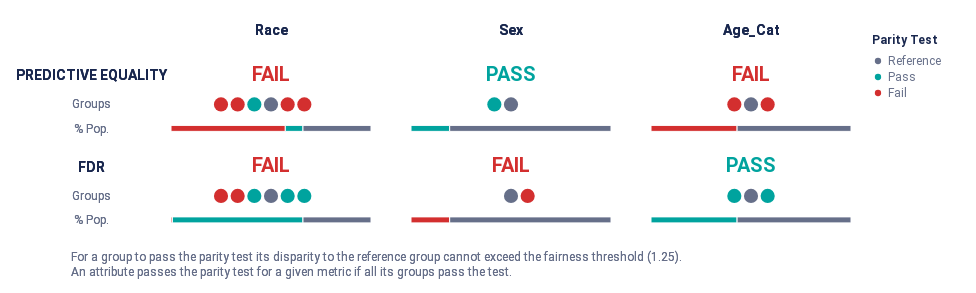

Source (notebook cell):
### Code cell
audit.summary_plot(metrics=metrics, fairness_threshold=disparity_tolerance)

### Figure 1 — Vega-Lite specification as saved in the notebook (floating-point values rounded to 4 significant figures)
{"config": {"view": {"continuousWidth": 300, "continuousHeight": 300, "strokeWidth": 0}, "legend": {"labelColor": "rgb(102, 111, 137)", "labelFont": "Roboto, Arial, sans-serif", "labelFontSize": 12, "rowPadding": 4, "symbolSize": 40, "titleBaseline": "top", "titleColor": "rgb(25, 39, 78)", "titleFont": "Roboto, Arial, sans-serif", "titleFontSize": 12, "titleFontWeight": "bold", "titlePadding": 8}}, "vconcat": [{"hconcat": [{"vconcat": [{"mark": {"type": "text", "align": "center", "baseline": "middle", "color": "rgb(25, 39, 78)", "font": "Roboto, Arial, sans-serif", "fontWeight": "bold", "size": 14}, "encoding": {"text": {"value": ""}}, "height": 32.25, "width": 80.0}, {"layer": [{"mark": {"type": "text", "align": "center", "baseline": "middle", "color": "rgb(25, 39, 78)", "font": "Roboto, Arial, sans-serif", "fontWeight": "bold", "size": 14}, "encoding": {"text": {"value": "PREDICTIVE EQUALITY"}, "y": {"axis": {"domain": false, "grid": false, "labels": false, "ticks": false, "title": null}, "field": "y_position", "scale": {"domain": [3, 1]}, "type": "quantitative"}}, "transform": [{"calculate": "1.2", "as": "y_position"}]}, {"mark": {"type": "text", "align": "center", "baseline": "middle", "color": "rgb(102, 111, 137)", "font": "Roboto, Arial, sans-serif", "size": 12}, "encoding": {"text": {"value": "Groups"}, "y": {"axis": {"domain": false, "grid": false, "labels": false, "ticks": false, "title": null}, "field": "y_position", "scale": {"domain": [3, 1]}, "type": "quantitative"}}, "transform": [{"calculate": "2", "as": "y_position"}]}, {"mark": {"type": "text", "align": "center", "baseline": "middle", "color": "rgb(102, 111, 137)", "font": "Roboto, Arial, sans-serif", "size": 12}, "encoding": {"text": {"value": "% Pop."}, "y": {"axis": {"domain": false, "grid": false, "labels": false, "ticks": false, "title": null}, "field": "y_position", "scale": {"domain": [3, 1]}, "type": "quantitative"}}, "transform": [{"calculate": "2.7", "as": "y_position"}]}], "height": 69.88, "width": 80.0}, {"layer": [{"mark": {"type": "text", "align": "center", "baseline": "middle", "color": "rgb(25, 39, 78)", "font": "Roboto, Arial, sans-serif", "fontWeight": "bold", "size": 14}, "encoding": {"text": {"value": "FDR"}, "y": {"axis": {"domain": false, "grid": false, "labels": false, "ticks": false, "title": null}, "field": "y_position", "scale": {"domain": [3, 1]}, "type": "quantitative"}}, "transform": [{"calculate": "1.2", "as": "y_position"}]}, {"mark": {"type": "text", "align": "center", "baseline": "middle", "color": "rgb(102, 111, 137)", "font": "Roboto, Arial, sans-serif", "size": 12}, "encoding": {"text": {"value": "Groups"}, "y": {"axis": {"domain": false, "grid": false, "labels": false, "ticks": false, "title": null}, "field": "y_position", "scale": {"domain": [3, 1]}, "type": "quantitative"}}, "transform": [{"calculate": "2", "as": "y_position"}]}, {"mark": {"type": "text", "align": "center", "baseline": "middle", "color": "rgb(102, 111, 137)", "font": "Roboto, Arial, sans-serif", "size": 12}, "encoding": {"text": {"value": "% Pop."}, "y": {"axis": {"domain": false, "grid": false, "labels": false, "ticks": false, "title": null}, "field": "y_position", "scale": {"domain": [3, 1]}, "type": "quantitative"}}, "transform": [{"calculate": "2.7", "as": "y_position"}]}], "height": 69.88, "width": 80.0}], "bounds": "flush", "data": {"name": "data-de84bc8c822dac0bd3b12b0342548471"}, "spacing": 21.5}, {"hconcat": [{"vconcat": [{"data": {"name": "data-de84bc8c822dac0bd3b12b0342548471"}, "mark": {"type": "text", "align": "center", "baseline": "middle", "color": "rgb(25, 39, 78)", "font": "Roboto, Arial, sans-serif", "fontWeight": "bold", "size": 14}, "encoding": {"text": {"value": "Race"}}, "height": 32.25, "width": 200.0}, {"layer": [{"data": {"name": "data-78651e6cada553b412db642131edf322"}, "mark": {"type": "text", "align": "center", "baseline": "middle", "font": "Roboto, Arial, sans-serif", "fontWeight": "bold", "size": 20}, "encoding": {"color": {"field": "parity_result", "legend": {"offset": 0, "padding": 20, "title": "Parity Test"}, "scale": {"domain": ["Reference", "Pass", "Fail"], "range": ["rgb(102, 111, 137)", "rgb(0, 163, 158)", "rgb(211, 47, 47)"]}, "type": "ordinal"}, "text": {"value": "FAIL"}, "y": {"axis": {"domain": false, "grid": false, "labels": false, "ticks": false, "title": null}, "field": "y_position", "scale": {"domain": [3, 1]}, "type": "quantitative"}}, "transform": [{"calculate": "1", "as": "y_position"}]}, {"data": {"name": "data-c04b80618ba9e94936b84f6edc4e0ecd"}, "mark": {"type": "bar", "size": 6, "stroke": "white"}, "encoding": {"color": {"field": "fpr_parity_result", "legend": null, "scale": {"domain": ["Reference", "Pass", "Fail"], "range": ["rgb(102, 111, 137)", "rgb(0, 163, 158)", "rgb(211, 47, 47)"]}, "type": "ordinal"}, "tooltip": [{"field": "fpr_parity_result", "title": "Parity", "type": "nominal"}, {"field": "tooltip_group_size", "title": "Size", "type": "nominal"}, {"field": "tooltip_groups_name_size", "title": "Groups", "type": "nominal"}], "x": {"aggregate": "sum", "axis": {"domain": false, "grid": false, "labels": false, "ticks": false, "title": null}, "field": "group_size", "stack": "normalize", "type": "quantitative"}, "y": {"axis": {"domain": false, "grid": false, "labels": false, "ticks": false, "title": null}, "field": "y_position", "scale": {"domain": [3, 1]}, "type": "quantitative"}}, "transform": [{"calculate": "2.8", "as": "y_position"}]}, {"data": {"name": "data-effa1e8e84cd3d1801b89ef58427a533"}, "mark": {"type": "circle", "opacity": 1}, "encoding": {"color": {"field": "fpr_parity_result", "legend": null, "scale": {"domain": ["Reference", "Pass", "Fail"], "range": ["rgb(102, 111, 137)", "rgb(0, 163, 158)", "rgb(211, 47, 47)"]}, "type": "ordinal"}, "size": {"value": 200}, "tooltip": [{"field": "attribute_value", "title": "Group", "type": "nominal"}, {"field": "tooltip_group_size", "title": "Group Size", "type": "nominal"}, {"field": "tooltip_parity_test_explanation_fpr", "title": "Parity Test", "type": "nominal"}, {"field": "tooltip_disparity_explanation_fpr", "title": "Disparity", "type": "nominal"}, {"field": "fpr", "format": ".2f", "title": "FPR", "type": "quantitative"}], "x": {"axis": {"domain": false, "grid": false, "labels": false, "ticks": false, "title": null}, "field": "fpr_disparity_rank", "scale": {"domain": [-6, 6], "nice": false}, "type": "quantitative"}, "y": {"axis": {"domain": false, "grid": false, "labels": false, "ticks": false, "title": null}, "field": "y_position", "scale": {"domain": [3, 1]}, "type": "quantitative"}}, "transform": [{"calculate": "2", "as": "y_position"}]}], "height": 69.88, "resolve": {"scale": {"x": "independent"}}, "width": 200.0}, {"layer": [{"data": {"name": "data-78651e6cada553b412db642131edf322"}, "mark": {"type": "text", "align": "center", "baseline": "middle", "font": "Roboto, Arial, sans-serif", "fontWeight": "bold", "size": 20}, "encoding": {"color": {"field": "parity_result", "legend": {"offset": 0, "padding": 20, "title": "Parity Test"}, "scale": {"domain": ["Reference", "Pass", "Fail"], "range": ["rgb(102, 111, 137)", "rgb(0, 163, 158)", "rgb(211, 47, 47)"]}, "type": "ordinal"}, "text": {"value": "FAIL"}, "y": {"axis": {"domain": false, "grid": false, "labels": false, "ticks": false, "title": null}, "field": "y_position", "scale": {"domain": [3, 1]}, "type": "quantitative"}}, "transform": [{"calculate": "1", "as": "y_position"}]}, {"data": {"name": "data-acd34737adcea6c51451f724b851a6f1"}, "mark": {"type": "bar", "size": 6, "stroke": "white"}, "encoding": {"color": {"field": "fdr_parity_result", "legend": null, "scale": {"domain": ["Reference", "Pass", "Fail"], "range": ["rgb(102, 111, 137)", "rgb(0, 163, 158)", "rgb(211, 47, 47)"]}, "type": "ordinal"}, "tooltip": [{"field": "fdr_parity_result", "title": "Parity", "type": "nominal"}, {"field": "tooltip_group_size", "title": "Size", "type": "nominal"}, {"field": "tooltip_groups_name_size", "title": "Groups", "type": "nominal"}], "x": {"aggregate": "sum", "axis": {"domain": false, "grid": false, "labels": false, "ticks": false, "title": null}, "field": "group_size", "stack": "normalize", "type": "quantitative"}, "y": {"axis": {"domain": false, "grid": false, "labels": false, "ticks": false, "title": null}, "field": "y_position", "scale": {"domain": [3, 1]}, "type": "quantitative"}}, "transform": [{"calculate": "2.8", "as": "y_position"}]}, {"data": {"name": "data-effa1e8e84cd3d1801b89ef58427a533"}, "mark": {"type": "circle", "opacity": 1}, "encoding": {"color": {"field": "fdr_parity_result", "legend": null, "scale": {"domain": ["Reference", "Pass", "Fail"], "range": ["rgb(102, 111, 137)", "rgb(0, 163, 158)", "rgb(211, 47, 47)"]}, "type": "ordinal"}, "size": {"value": 200}, "tooltip": [{"field": "attribute_value", "title": "Group", "type": "nominal"}, {"field": "tooltip_group_size", "title": "Group Size", "type": "nominal"}, {"field": "tooltip_parity_test_explanation_fdr", "title": "Parity Test", "type": "nominal"}, {"field": "tooltip_disparity_explanation_fdr", "title": "Disparity", "type": "nominal"}, {"field": "fdr", "format": ".2f", "title": "FDR", "type": "quantitative"}], "x": {"axis": {"domain": false, "grid": false, "labels": false, "ticks": false, "title": null}, "field": "fdr_disparity_rank", "scale": {"domain": [-6, 6], "nice": false}, "type": "quantitative"}, "y": {"axis": {"domain": false, "grid": false, "labels": false, "ticks": false, "title": null}, "field": "y_position", "scale": {"domain": [3, 1]}, "type": "quantitative"}}, "transform": [{"calculate": "2", "as": "y_position"}]}], "height": 69.88, "resolve": {"scale": {"x": "independent"}}, "width": 200.0}], "bounds": "flush", "spacing": 21.5}, {"vconcat": [{"data": {"name": "data-de84bc8c822dac0bd3b12b0342548471"}, "mark": {"type": "text", "align": "center", "baseline": "middle", "color": "rgb(25, 39, 78)", "font": "Roboto, Arial, sans-serif", "fontWeight": "bold", "size": 14}, "encoding": {"text": {"value": "Sex"}}, "height": 32.25, "width": 200.0}, {"layer": [{"data": {"name": "data-9bcb10b75dc494b69ff88af9b90db2a8"}, "mark": {"type": "text", "align": "center", "baseline": "middle", "font": "Roboto, Arial, sans-serif", "fontWeight": "bold", "size": 20}, "encoding": {"color": {"field": "parity_result", "legend": {"offset": 0, "padding": 20, "title": "Parity Test"}, "scale": {"domain": ["Reference", "Pass", "Fail"], "range": ["rgb(102, 111, 137)", "rgb(0, 163, 158)", "rgb(211, 47, 47)"]}, "type": "ordinal"}, "text": {"value": "PASS"}, "y": {"axis": {"domain": false, "grid": false, "labels": false, "ticks": false, "title": null}, "field": "y_position", "scale": {"domain": [3, 1]}, "type": "quantitative"}}, "transform": [{"calculate": "1", "as": "y_position"}]}, {"data": {"name": "data-7b47e5e2b92f49c104105f1e0fc09737"}, "mark": {"type": "bar", "size": 6, "stroke": "white"}, "encoding": {"color": {"field": "fpr_parity_result", "legend": null, "scale": {"domain": ["Reference", "Pass", "Fail"], "range": ["rgb(102, 111, 137)", "rgb(0, 163, 158)", "rgb(211, 47, 47)"]}, "type": "ordinal"}, "tooltip": [{"field": "fpr_parity_result", "title": "Parity", "type": "nominal"}, {"field": "tooltip_group_size", "title": "Size", "type": "nominal"}, {"field": "tooltip_groups_name_size", "title": "Groups", "type": "nominal"}], "x": {"aggregate": "sum", "axis": {"domain": false, "grid": false, "labels": false, "ticks": false, "title": null}, "field": "group_size", "stack": "normalize", "type": "quantitative"}, "y": {"axis": {"domain": false, "grid": false, "labels": false, "ticks": false, "title": null}, "field": "y_position", "scale": {"domain": [3, 1]}, "type": "quantitative"}}, "transform": [{"calculate": "2.8", "as": "y_position"}]}, {"data": {"name": "data-4d6c69c7055c82b5de8699d88d5cd1c8"}, "mark": {"type": "circle", "opacity": 1}, "encoding": {"color": {"field": "fpr_parity_result", "legend": null, "scale": {"domain": ["Reference", "Pass", "Fail"], "range": ["rgb(102, 111, 137)", "rgb(0, 163, 158)", "rgb(211, 47, 47)"]}, "type": "ordinal"}, "size": {"value": 200}, "tooltip": [{"field": "attribute_value", "title": "Group", "type": "nominal"}, {"field": "tooltip_group_size", "title": "Group Size", "type": "nominal"}, {"field": "tooltip_parity_test_explanation_fpr", "title": "Parity Test", "type": "nominal"}, {"field": "tooltip_disparity_explanation_fpr", "title": "Disparity", "type": "nominal"}, {"field": "fpr", "format": ".2f", "title": "FPR", "type": "quantitative"}], "x": {"axis": {"domain": false, "grid": false, "labels": false, "ticks": false, "title": null}, "field": "fpr_disparity_rank", "scale": {"domain": [-6, 6], "nice": false}, "type": "quantitative"}, "y": {"axis": {"domain": false, "grid": false, "labels": false, "ticks": false, "title": null}, "field": "y_position", "scale": {"domain": [3, 1]}, "type": "quantitative"}}, "transform": [{"calculate": "2", "as": "y_position"}]}], "height": 69.88, "resolve": {"scale": {"x": "independent"}}, "width": 200.0}, {"layer": [{"data": {"name": "data-78651e6cada553b412db642131edf322"}, "mark": {"type": "text", "align": "center", "baseline": "middle", "font": "Roboto, Arial, sans-serif", "fontWeight": "bold", "size": 20}, "encoding": {"color": {"field": "parity_result", "legend": {"offset": 0, "padding": 20, "title": "Parity Test"}, "scale": {"domain": ["Reference", "Pass", "Fail"], "range": ["rgb(102, 111, 137)", "rgb(0, 163, 158)", "rgb(211, 47, 47)"]}, "type": "ordinal"}, "text": {"value": "FAIL"}, "y": {"axis": {"domain": false, "grid": false, "labels": false, "ticks": false, "title": null}, "field": "y_position", "scale": {"domain": [3, 1]}, "type": "quantitative"}}, "transform": [{"calculate": "1", "as": "y_position"}]}, {"data": {"name": "data-b249c1ad7737c88e7fb50967d82fe698"}, "mark": {"type": "bar", "size": 6, "stroke": "white"}, "encoding": {"color": {"field": "fdr_parity_result", "legend": null, "scale": {"domain": ["Reference", "Pass", "Fail"], "range": ["rgb(102, 111, 137)", "rgb(0, 163, 158)", "rgb(211, 47, 47)"]}, "type": "ordinal"}, "tooltip": [{"field": "fdr_parity_result", "title": "Parity", "type": "nominal"}, {"field": "tooltip_group_size", "title": "Size", "type": "nominal"}, {"field": "tooltip_groups_name_size", "title": "Groups", "type": "nominal"}], "x": {"aggregate": "sum", "axis": {"domain": false, "grid": false, "labels": false, "ticks": false, "title": null}, "field": "group_size", "stack": "normalize", "type": "quantitative"}, "y": {"axis": {"domain": false, "grid": false, "labels": false, "ticks": false, "title": null}, "field": "y_position", "scale": {"domain": [3, 1]}, "type": "quantitative"}}, "transform": [{"calculate": "2.8", "as": "y_position"}]}, {"data": {"name": "data-4d6c69c7055c82b5de8699d88d5cd1c8"}, "mark": {"type": "circle", "opacity": 1}, "encoding": {"color": {"field": "fdr_parity_result", "legend": null, "scale": {"domain": ["Reference", "Pass", "Fail"], "range": ["rgb(102, 111, 137)", "rgb(0, 163, 158)", "rgb(211, 47, 47)"]}, "type": "ordinal"}, "size": {"value": 200}, "tooltip": [{"field": "attribute_value", "title": "Group", "type": "nominal"}, {"field": "tooltip_group_size", "title": "Group Size", "type": "nominal"}, {"field": "tooltip_parity_test_explanation_fdr", "title": "Parity Test", "type": "nominal"}, {"field": "tooltip_disparity_explanation_fdr", "title": "Disparity", "type": "nominal"}, {"field": "fdr", "format": ".2f", "title": "FDR", "type": "quantitative"}], "x": {"axis": {"domain": false, "grid": false, "labels": false, "ticks": false, "title": null}, "field": "fdr_disparity_rank", "scale": {"domain": [-6, 6], "nice": false}, "type": "quantitative"}, "y": {"axis": {"domain": false, "grid": false, "labels": false, "ticks": false, "title": null}, "field": "y_position", "scale": {"domain": [3, 1]}, "type": "quantitative"}}, "transform": [{"calculate": "2", "as": "y_position"}]}], "height": 69.88, "resolve": {"scale": {"x": "independent"}}, "width": 200.0}], "bounds": "flush", "spacing": 21.5}, {"vconcat": [{"data": {"name": "data-de84bc8c822dac0bd3b12b0342548471"}, "mark": {"type": "text", "align": "center", "baseline": "middle", "color": "rgb(25, 39, 78)", "font": "Roboto, Arial, sans-serif", "fontWeight": "bold", "size": 14}, "encoding": {"text": {"value": "Age_Cat"}}, "height": 32.25, "width": 200.0}, {"layer": [{"data": {"name": "data-78651e6cada553b412db642131edf322"}, "mark": {"type": "text", "align": "center", "baseline": "middle", "font": "Roboto, Arial, sans-serif", "fontWeight": "bold", "size": 20}, "encoding": {"color": {"field": "parity_result", "legend": {"offset": 0, "padding": 20, "title": "Parity Test"}, "scale": {"domain": ["Reference", "Pass", "Fail"], "range": ["rgb(102, 111, 137)", "rgb(0, 163, 158)", "rgb(211, 47, 47)"]}, "type": "ordinal"}, "text": {"value": "FAIL"}, "y": {"axis": {"domain": false, "grid": false, "labels": false, "ticks": false, "title": null}, "field": "y_position", "scale": {"domain": [3, 1]}, "type": "quantitative"}}, "transform": [{"calculate": "1", "as": "y_position"}]}, {"data": {"name": "data-db2c2ffc5bd54e1478899b3091e0a734"}, "mark": {"type": "bar", "size": 6, "stroke": "white"}, "encoding": {"color": {"field": "fpr_parity_result", "legend": null, "scale": {"domain": ["Reference", "Pass", "Fail"], "range": ["rgb(102, 111, 137)", "rgb(0, 163, 158)", "rgb(211, 47, 47)"]}, "type": "ordinal"}, "tooltip": [{"field": "fpr_parity_result", "title": "Parity", "type": "nominal"}, {"field": "tooltip_group_size", "title": "Size", "type": "nominal"}, {"field": "tooltip_groups_name_size", "title": "Groups", "type": "nominal"}], "x": {"aggregate": "sum", "axis": {"domain": false, "grid": false, "labels": false, "ticks": false, "title": null}, "field": "group_size", "stack": "normalize", "type": "quantitative"}, "y": {"axis": {"domain": false, "grid": false, "labels": false, "ticks": false, "title": null}, "field": "y_position", "scale": {"domain": [3, 1]}, "type": "quantitative"}}, "transform": [{"calculate": "2.8", "as": "y_position"}]}, {"data": {"name": "data-2d488c32856b997db6d857c805ac5a0e"}, "mark": {"type": "circle", "opacity": 1}, "encoding": {"color": {"field": "fpr_parity_result", "legend": null, "scale": {"domain": ["Reference", "Pass", "Fail"], "range": ["rgb(102, 111, 137)", "rgb(0, 163, 158)", "rgb(211, 47, 47)"]}, "type": "ordinal"}, "size": {"value": 200}, "tooltip": [{"field": "attribute_value", "title": "Group", "type": "nominal"}, {"field": "tooltip_group_size", "title": "Group Size", "type": "nominal"}, {"field": "tooltip_parity_test_explanation_fpr", "title": "Parity Test", "type": "nominal"}, {"field": "tooltip_disparity_explanation_fpr", "title": "Disparity", "type": "nominal"}, {"field": "fpr", "format": ".2f", "title": "FPR", "type": "quantitative"}], "x": {"axis": {"domain": false, "grid": false, "labels": false, "ticks": false, "title": null}, "field": "fpr_disparity_rank", "scale": {"domain": [-6, 6], "nice": false}, "type": "quantitative"}, "y": {"axis": {"domain": false, "grid": false, "labels": false, "ticks": false, "title": null}, "field": "y_position", "scale": {"domain": [3, 1]}, "type": "quantitative"}}, "transform": [{"calculate": "2", "as": "y_position"}]}], "height": 69.88, "resolve": {"scale": {"x": "independent"}}, "width": 200.0}, {"layer": [{"data": {"name": "data-9bcb10b75dc494b69ff88af9b90db2a8"}, "mark": {"type": "text", "align": "center", "baseline": "middle", "font": "Roboto, Arial, sans-serif", "fontWeight": "bold", "size": 20}, "encoding": {"color": {"field": "parity_result", "legend": {"offset": 0, "padding": 20, "title": "Parity Test"}, "scale": {"domain": ["Reference", "Pass", "Fail"], "range": ["rgb(102, 111, 137)", "rgb(0, 163, 158)", "rgb(211, 47, 47)"]}, "type": "ordinal"}, "text": {"value": "PASS"}, "y": {"axis": {"domain": false, "grid": false, "labels": false, "ticks": false, "title": null}, "field": "y_position", "scale": {"domain": [3, 1]}, "type": "quantitative"}}, "transform": [{"calculate": "1", "as": "y_position"}]}, {"data": {"name": "data-563cecf5180210110a42852258fdaa3d"}, "mark": {"type": "bar", "size": 6, "stroke": "white"}, "encoding": {"color": {"field": "fdr_parity_result", "legend": null, "scale": {"domain": ["Reference", "Pass", "Fail"], "range": ["rgb(102, 111, 137)", "rgb(0, 163, 158)", "rgb(211, 47, 47)"]}, "type": "ordinal"}, "tooltip": [{"field": "fdr_parity_result", "title": "Parity", "type": "nominal"}, {"field": "tooltip_group_size", "title": "Size", "type": "nominal"}, {"field": "tooltip_groups_name_size", "title": "Groups", "type": "nominal"}], "x": {"aggregate": "sum", "axis": {"domain": false, "grid": false, "labels": false, "ticks": false, "title": null}, "field": "group_size", "stack": "normalize", "type": "quantitative"}, "y": {"axis": {"domain": false, "grid": false, "labels": false, "ticks": false, "title": null}, "field": "y_position", "scale": {"domain": [3, 1]}, "type": "quantitative"}}, "transform": [{"calculate": "2.8", "as": "y_position"}]}, {"data": {"name": "data-2d488c32856b997db6d857c805ac5a0e"}, "mark": {"type": "circle", "opacity": 1}, "encoding": {"color": {"field": "fdr_parity_result", "legend": null, "scale": {"domain": ["Reference", "Pass", "Fail"], "range": ["rgb(102, 111, 137)", "rgb(0, 163, 158)", "rgb(211, 47, 47)"]}, "type": "ordinal"}, "size": {"value": 200}, "tooltip": [{"field": "attribute_value", "title": "Group", "type": "nominal"}, {"field": "tooltip_group_size", "title": "Group Size", "type": "nominal"}, {"field": "tooltip_parity_test_explanation_fdr", "title": "Parity Test", "type": "nominal"}, {"field": "tooltip_disparity_explanation_fdr", "title": "Disparity", "type": "nominal"}, {"field": "fdr", "format": ".2f", "title": "FDR", "type": "quantitative"}], "x": {"axis": {"domain": false, "grid": false, "labels": false, "ticks": false, "title": null}, "field": "fdr_disparity_rank", "scale": {"domain": [-6, 6], "nice": false}, "type": "quantitative"}, "y": {"axis": {"domain": false, "grid": false, "labels": false, "ticks": false, "title": null}, "field": "y_position", "scale": {"domain": [3, 1]}, "type": "quantitative"}}, "transform": [{"calculate": "2", "as": "y_position"}]}], "height": 69.88, "resolve": {"scale": {"x": "independent"}}, "width": 200.0}], "bounds": "flush", "spacing": 21.5}], "bounds": "flush", "spacing": 240.0}], "bounds": "flush", "spacing": 120.0}, {"layer": [{"mark": {"type": "text", "align": "left", "baseline": "top", "fill": "rgb(102, 111, 137)", "font": "Roboto, Arial, sans-serif", "fontSize": 12, "fontWeight": "normal"}, "encoding": {"text": {"value": "For a group to pass the parity test its disparity to the reference group cannot exceed the fairness threshold (1.25)."}, "x": {"value": 20.0}, "y": {"value": 0}}}, {"mark": {"type": "text", "align": "left", "baseline": "top", "fill": "rgb(102, 111, 137)", "font": "Roboto, Arial, sans-serif", "fontSize": 12, "fontWeight": "normal"}, "encoding": {"text": {"value": "An attribute passes the parity test for a given metric if all its groups pass the test."}, "x": {"value": 20.0}, "y": {"value": 15.0}}}], "data": {"name": "data-de84bc8c822dac0bd3b12b0342548471"}}], "padding": 15, "usermeta": {"embedOptions": {"scaleFactor": 5, "downloadFileName": "summary_chart"}}, "$schema": "https://vega.github.io/schema/vega-lite/v5.20.1.json", "datasets": {"data-de84bc8c822dac0bd3b12b0342548471": [{"a": 1, "b": 0}, {"a": 1, "b": 0}], "data-78651e6cada553b412db642131edf322": [{"parity_result": "Fail"}], "data-c04b80618ba9e94936b84f6edc4e0ecd": [{"fpr_parity_result": "Fail", "attribute_name": "race", "total_entities": 7214, "group_size": 4123, "tooltip_groups_name_size": "African-American (3,696), Asian (32), Native American (18), Other (377)", "tooltip_group_size": "4,123 (57.15%)"}, {"fpr_parity_result": "Pass", "attribute_name": "race", "total_entities": 7214, "group_size": 637, "tooltip_groups_name_size": "Hispanic (637)", "tooltip_group_size": "637 (8.83%)"}, {"fpr_parity_result": "Reference", "attribute_name": "race", "total_entities": 7214, "group_size": 2454, "tooltip_groups_name_size": "Caucasian (2,454)", "tooltip_group_size": "2,454 (34.02%)"}], "data-effa1e8e84cd3d1801b89ef58427a533": [{"attribute_name": "race", "attribute_value": "African-American", "group_size": 3696, "total_entities": 7214, "ref_group_value": "Caucasian", "fpr": 0.4485, "fdr": 0.3703, "fpr_disparity": 1.912, "fdr_disparity": 0.9061, "fpr_disparity_scaled": 0.9121, "fpr_parity_result": "Fail", "tooltip_parity_test_explanation_fpr": "Fail. Above fairness threshold of 1.25", "tooltip_disparity_explanation_fpr": "1.91 times larger FPR than the reference group", "tooltip_group_size": "3,696 (51.23%)", "fpr_disparity_rank": 2.0, "group_size_formatted": "3,696", "tooltip_groups_name_size": "African-American (3,696)", "fdr_disparity_scaled": -0.1036, "fdr_parity_result": "Pass", "tooltip_parity_test_explanation_fdr": "Pass. Below fairness threshold of 1.25", "tooltip_disparity_explanation_fdr": "1.10 times smaller FDR than the reference group", "fdr_disparity_rank": -1.0}, {"attribute_name": "race", "attribute_value": "Asian", "group_size": 32, "total_entities": 7214, "ref_group_value": "Caucasian", "fpr": 0.08696, "fdr": 0.25, "fpr_disparity": 0.3707, "fdr_disparity": 0.6117, "fpr_disparity_scaled": -1.697, "fpr_parity_result": "Fail", "tooltip_parity_test_explanation_fpr": "Fail. Above fairness threshold of 1.25", "tooltip_disparity_explanation_fpr": "2.70 times smaller FPR than the reference group", "tooltip_group_size": "32 (0.44%)", "fpr_disparity_rank": -3.0, "group_size_formatted": "32", "tooltip_groups_name_size": "Asian (32)", "fdr_disparity_scaled": -0.6347, "fdr_parity_result": "Fail", "tooltip_parity_test_explanation_fdr": "Fail. Above fairness threshold of 1.25", "tooltip_disparity_explanation_fdr": "1.63 times smaller FDR than the reference group", "fdr_disparity_rank": -3.0}, {"attribute_name": "race", "attribute_value": "Caucasian", "group_size": 2454, "total_entities": 7214, "ref_group_value": "Caucasian", "fpr": 0.2345, "fdr": 0.4087, "fpr_disparity": 1.0, "fdr_disparity": 1.0, "fpr_disparity_scaled": 0.0, "fpr_parity_result": "Reference", "tooltip_parity_test_explanation_fpr": "Reference group", "tooltip_disparity_explanation_fpr": "Reference group", "tooltip_group_size": "2,454 (34.02%)", "fpr_disparity_rank": 0.0, "group_size_formatted": "2,454", "tooltip_groups_name_size": "Caucasian (2,454)", "fdr_disparity_scaled": 0.0, "fdr_parity_result": "Reference", "tooltip_parity_test_explanation_fdr": "Reference group", "tooltip_disparity_explanation_fdr": "Reference group", "fdr_disparity_rank": 0.0}, {"attribute_name": "race", "attribute_value": "Hispanic", "group_size": 637, "total_entities": 7214, "ref_group_value": "Caucasian", "fpr": 0.2148, "fdr": 0.4579, "fpr_disparity": 0.9159, "fdr_disparity": 1.12, "fpr_disparity_scaled": -0.09184, "fpr_parity_result": "Pass", "tooltip_parity_test_explanation_fpr": "Pass. Below fairness threshold of 1.25", "tooltip_disparity_explanation_fpr": "1.09 times smaller FPR than the reference group", "tooltip_group_size": "637 (8.83%)", "fpr_disparity_rank": -1.0, "group_size_formatted": "637", "tooltip_groups_name_size": "Hispanic (637)", "fdr_disparity_scaled": 0.1205, "fdr_parity_result": "Pass", "tooltip_parity_test_explanation_fdr": "Pass. Below fairness threshold of 1.25", "tooltip_disparity_explanation_fdr": "1.12 times larger FDR than the reference group", "fdr_disparity_rank": 2.0}, {"attribute_name": "race", "attribute_value": "Native American", "group_size": 18, "total_entities": 7214, "ref_group_value": "Caucasian", "fpr": 0.375, "fdr": 0.25, "fpr_disparity": 1.599, "fdr_disparity": 0.6117, "fpr_disparity_scaled": 0.5989, "fpr_parity_result": "Fail", "tooltip_parity_test_explanation_fpr": "Fail. Above fairness threshold of 1.25", "tooltip_disparity_explanation_fpr": "1.60 times larger FPR than the reference group", "tooltip_group_size": "18 (0.25%)", "fpr_disparity_rank": 1.0, "group_size_formatted": "18", "tooltip_groups_name_size": "Native American (18)", "fdr_disparity_scaled": -0.6347, "fdr_parity_result": "Fail", "tooltip_parity_test_explanation_fdr": "Fail. Above fairness threshold of 1.25", "tooltip_disparity_explanation_fdr": "1.63 times smaller FDR than the reference group", "fdr_disparity_rank": -2.0}, {"attribute_name": "race", "attribute_value": "Other", "group_size": 377, "total_entities": 7214, "ref_group_value": "Caucasian", "fpr": 0.1475, "fdr": 0.4557, "fpr_disparity": 0.6291, "fdr_disparity": 1.115, "fpr_disparity_scaled": -0.5897, "fpr_parity_result": "Fail", "tooltip_parity_test_explanation_fpr": "Fail. Above fairness threshold of 1.25", "tooltip_disparity_explanation_fpr": "1.59 times smaller FPR than the reference group", "tooltip_group_size": "377 (5.23%)", "fpr_disparity_rank": -2.0, "group_size_formatted": "377", "tooltip_groups_name_size": "Other (377)", "fdr_disparity_scaled": 0.1151, "fdr_parity_result": "Pass", "tooltip_parity_test_explanation_fdr": "Pass. Below fairness threshold of 1.25", "tooltip_disparity_explanation_fdr": "1.12 times larger FDR than the reference group", "fdr_disparity_rank": 1.0}], "data-acd34737adcea6c51451f724b851a6f1": [{"fdr_parity_result": "Fail", "attribute_name": "race", "total_entities": 7214, "group_size": 50, "tooltip_groups_name_size": "Asian (32), Native American (18)", "tooltip_group_size": "50 (0.69%)"}, {"fdr_parity_result": "Pass", "attribute_name": "race", "total_entities": 7214, "group_size": 4710, "tooltip_groups_name_size": "African-American (3,696), Hispanic (637), Other (377)", "tooltip_group_size": "4,710 (65.29%)"}, {"fdr_parity_result": "Reference", "attribute_name": "race", "total_entities": 7214, "group_size": 2454, "tooltip_groups_name_size": "Caucasian (2,454)", "tooltip_group_size": "2,454 (34.02%)"}], "data-9bcb10b75dc494b69ff88af9b90db2a8": [{"parity_result": "Pass"}], "data-7b47e5e2b92f49c104105f1e0fc09737": [{"fpr_parity_result": "Pass", "attribute_name": "sex", "total_entities": 7214, "group_size": 1395, "tooltip_groups_name_size": "Female (1,395)", "tooltip_group_size": "1,395 (19.34%)"}, {"fpr_parity_result": "Reference", "attribute_name": "sex", "total_entities": 7214, "group_size": 5819, "tooltip_groups_name_size": "Male (5,819)", "tooltip_group_size": "5,819 (80.66%)"}], "data-4d6c69c7055c82b5de8699d88d5cd1c8": [{"attribute_name": "sex", "attribute_value": "Female", "group_size": 1395, "total_entities": 7214, "ref_group_value": "Male", "fpr": 0.3211, "fdr": 0.4873, "fpr_disparity": 0.9903, "fdr_disparity": 1.336, "fpr_disparity_scaled": -0.009751, "fpr_parity_result": "Pass", "tooltip_parity_test_explanation_fpr": "Pass. Below fairness threshold of 1.25", "tooltip_disparity_explanation_fpr": "1.01 times smaller FPR than the reference group", "tooltip_group_size": "1,395 (19.34%)", "fpr_disparity_rank": -1.0, "group_size_formatted": "1,395", "tooltip_groups_name_size": "Female (1,395)", "fdr_disparity_scaled": 0.3364, "fdr_parity_result": "Fail", "tooltip_parity_test_explanation_fdr": "Fail. Above fairness threshold of 1.25", "tooltip_disparity_explanation_fdr": "1.34 times larger FDR than the reference group", "fdr_disparity_rank": 1.0}, {"attribute_name": "sex", "attribute_value": "Male", "group_size": 5819, "total_entities": 7214, "ref_group_value": "Male", "fpr": 0.3242, "fdr": 0.3646, "fpr_disparity": 1.0, "fdr_disparity": 1.0, "fpr_disparity_scaled": 0.0, "fpr_parity_result": "Reference", "tooltip_parity_test_explanation_fpr": "Reference group", "tooltip_disparity_explanation_fpr": "Reference group", "tooltip_group_size": "5,819 (80.66%)", "fpr_disparity_rank": 0.0, "group_size_formatted": "5,819", "tooltip_groups_name_size": "Male (5,819)", "fdr_disparity_scaled": 0.0, "fdr_parity_result": "Reference", "tooltip_parity_test_explanation_fdr": "Reference group", "tooltip_disparity_explanation_fdr": "Reference group", "fdr_disparity_rank": 0.0}], "data-b249c1ad7737c88e7fb50967d82fe698": [{"fdr_parity_result": "Fail", "attribute_name": "sex", "total_entities": 7214, "group_size": 1395, "tooltip_groups_name_size": "Female (1,395)", "tooltip_group_size": "1,395 (19.34%)"}, {"fdr_parity_result": "Reference", "attribute_name": "sex", "total_entities": 7214, "group_size": 5819, "tooltip_groups_name_size": "Male (5,819)", "tooltip_group_size": "5,819 (80.66%)"}], "data-db2c2ffc5bd54e1478899b3091e0a734": [{"fpr_parity_result": "Fail", "attribute_name": "age_cat", "total_entities": 7214, "group_size": 3105, "tooltip_groups_name_size": "Greater than 45 (1,576), Less than 25 (1,529)", "tooltip_group_size": "3,105 (43.04%)"}, {"fpr_parity_result": "Reference", "attribute_name": "age_cat", "total_entities": 7214, "group_size": 4109, "tooltip_groups_name_size": "25 - 45 (4,109)", "tooltip_group_size": "4,109 (56.96%)"}], "data-2d488c32856b997db6d857c805ac5a0e": [{"attribute_name": "age_cat", "attribute_value": "25 - 45", "group_size": 4109, "total_entities": 7214, "ref_group_value": "25 - 45", "fpr": 0.3338, "fdr": 0.3851, "fpr_disparity": 1.0, "fdr_disparity": 1.0, "fpr_disparity_scaled": 0.0, "fpr_parity_result": "Reference", "tooltip_parity_test_explanation_fpr": "Reference group", "tooltip_disparity_explanation_fpr": "Reference group", "tooltip_group_size": "4,109 (56.96%)", "fpr_disparity_rank": 0.0, "group_size_formatted": "4,109", "tooltip_groups_name_size": "25 - 45 (4,109)", "fdr_disparity_scaled": 0.0, "fdr_parity_result": "Reference", "tooltip_parity_test_explanation_fdr": "Reference group", "tooltip_disparity_explanation_fdr": "Reference group", "fdr_disparity_rank": 0.0}, {"attribute_name": "age_cat", "attribute_value": "Greater than 45", "group_size": 1576, "total_entities": 7214, "ref_group_value": "25 - 45", "fpr": 0.1679, "fdr": 0.4594, "fpr_disparity": 0.503, "fdr_disparity": 1.193, "fpr_disparity_scaled": -0.9879, "fpr_parity_result": "Fail", "tooltip_parity_test_explanation_fpr": "Fail. Above fairness threshold of 1.25", "tooltip_disparity_explanation_fpr": "1.99 times smaller FPR than the reference group", "tooltip_group_size": "1,576 (21.85%)", "fpr_disparity_rank": -1.0, "group_size_formatted": "1,576", "tooltip_groups_name_size": "Greater than 45 (1,576)", "fdr_disparity_scaled": 0.1928, "fdr_parity_result": "Pass", "tooltip_parity_test_explanation_fdr": "Pass. Below fairness threshold of 1.25", "tooltip_disparity_explanation_fdr": "1.19 times larger FDR than the reference group", "fdr_disparity_rank": 1.0}, {"attribute_name": "age_cat", "attribute_value": "Less than 25", "group_size": 1529, "total_entities": 7214, "ref_group_value": "25 - 45", "fpr": 0.5414, "fdr": 0.3604, "fpr_disparity": 1.622, "fdr_disparity": 0.9357, "fpr_disparity_scaled": 0.6219, "fpr_parity_result": "Fail", "tooltip_parity_test_explanation_fpr": "Fail. Above fairness threshold of 1.25", "tooltip_disparity_explanation_fpr": "1.62 times larger FPR than the reference group", "tooltip_group_size": "1,529 (21.19%)", "fpr_disparity_rank": 1.0, "group_size_formatted": "1,529", "tooltip_groups_name_size": "Less than 25 (1,529)", "fdr_disparity_scaled": -0.06875, "fdr_parity_result": "Pass", "tooltip_parity_test_explanation_fdr": "Pass. Below fairness threshold of 1.25", "tooltip_disparity_explanation_fdr": "1.07 times smaller FDR than the reference group", "fdr_disparity_rank": -1.0}], "data-563cecf5180210110a42852258fdaa3d": [{"fdr_parity_result": "Pass", "attribute_name": "age_cat", "total_entities": 7214, "group_size": 3105, "tooltip_groups_name_size": "Greater than 45 (1,576), Less than 25 (1,529)", "tooltip_group_size": "3,105 (43.04%)"}, {"fdr_parity_result": "Reference", "attribute_name": "age_cat", "total_entities": 7214, "group_size": 4109, "tooltip_groups_name_size": "25 - 45 (4,109)", "tooltip_group_size": "4,109 (56.96%)"}]}}
